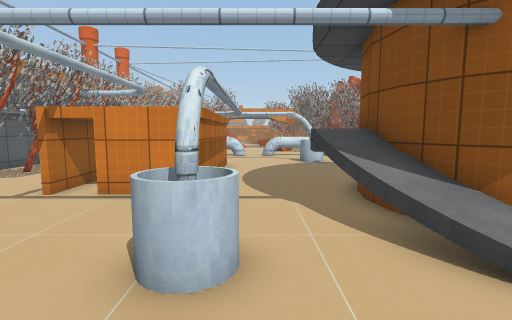
View 1 (above)

24 first-person views from a walk through a Unity game level. The camera is 1.5 m above the floor, tilts 6° down and sees 85° across. The floor is counted in squares, 1 m on a side. Each view is taken from the middle of a square. On the plan, view 1 faces up. The plan holds only what a view shows up to about 14 squares ahead; the rest is blank. The place goes on beyond the plan. The player is left out. Some animated figures are not drawn. Some surface patterns are stand-ins.

View 2
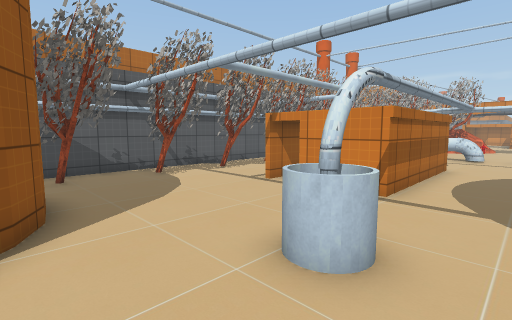

View 3
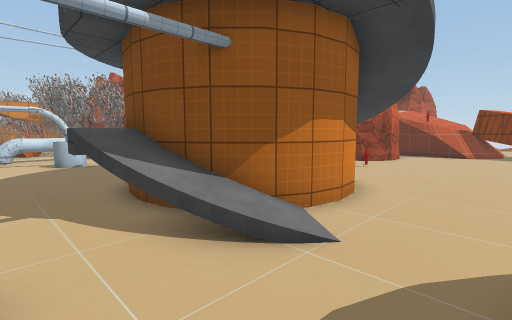

View 4
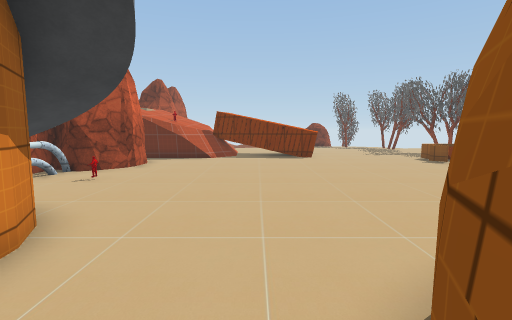

View 5
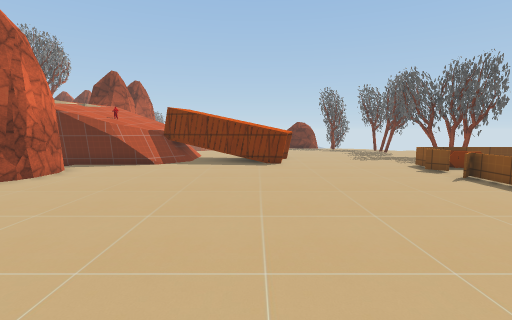

View 6
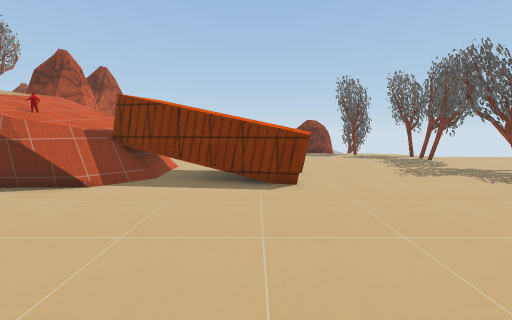

View 7
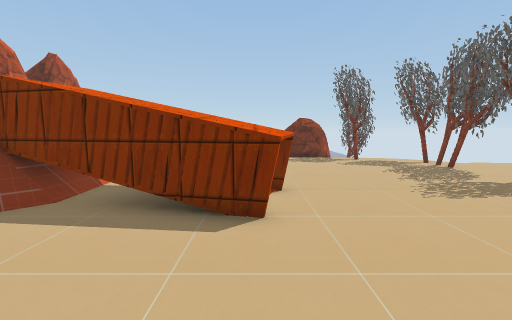

View 8
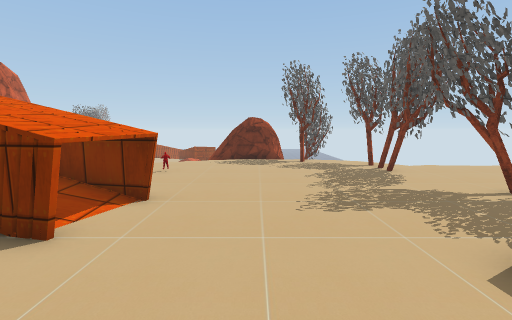

View 9
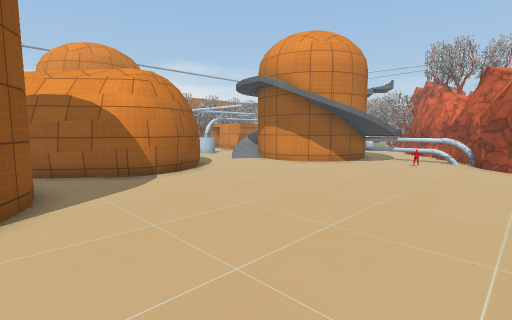

View 10
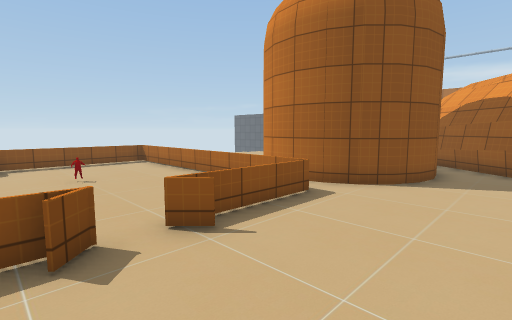

View 11
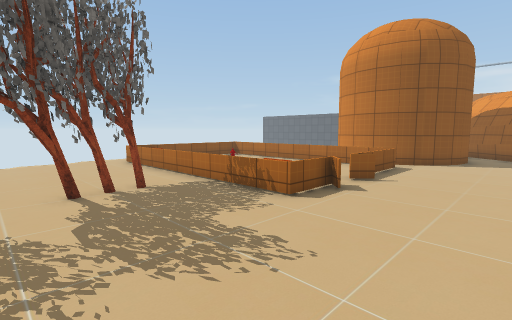

View 12
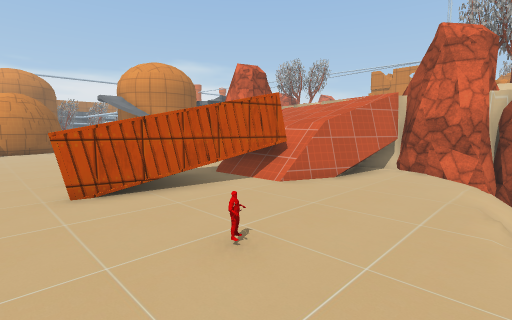

View 13
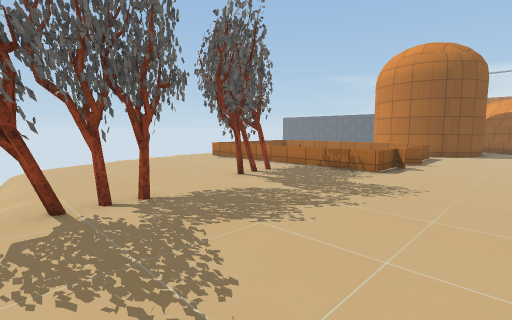

View 14
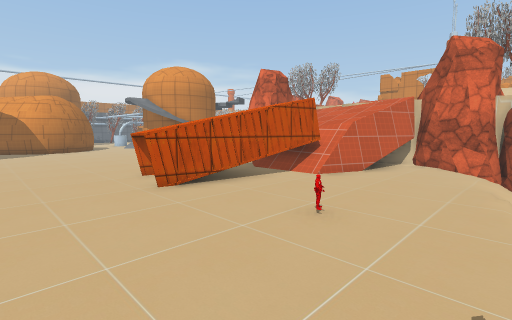

View 15
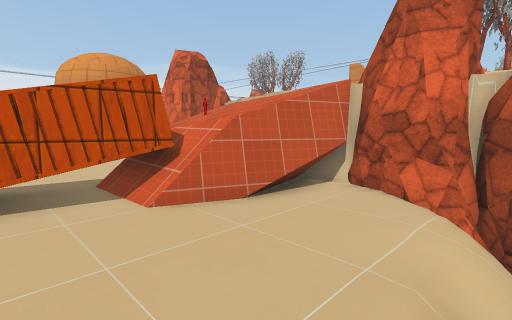

View 16
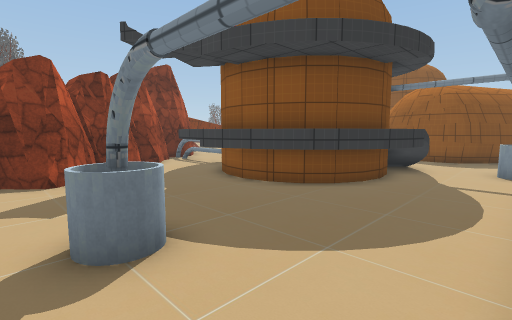

View 17
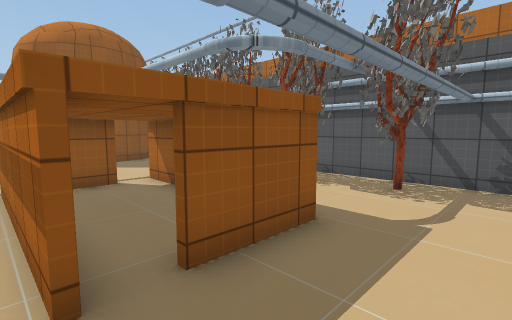

View 18
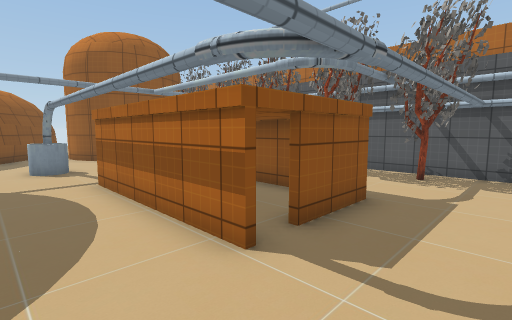

View 19
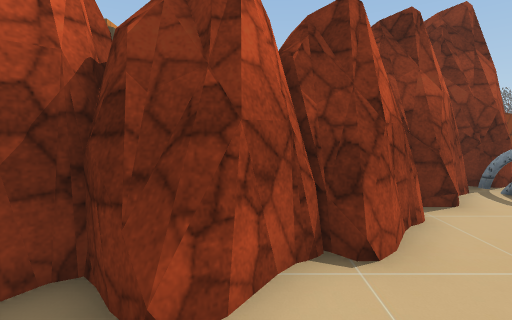

View 20
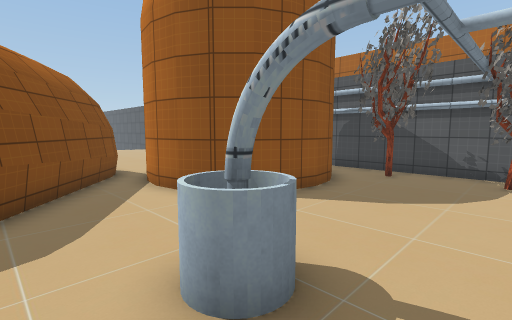

View 21
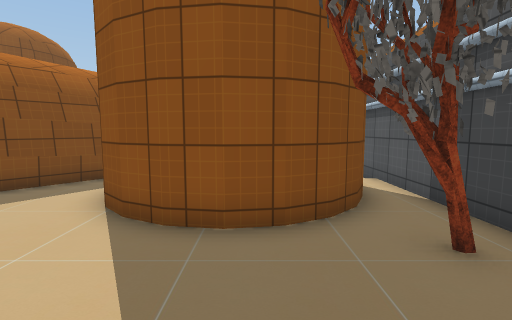

View 22
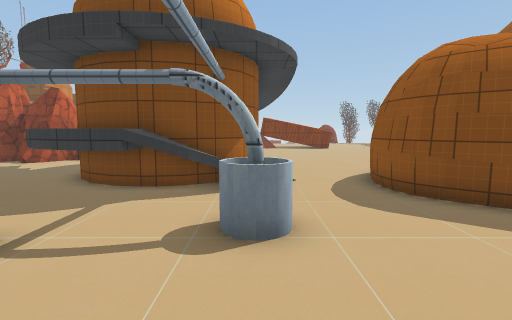

View 23
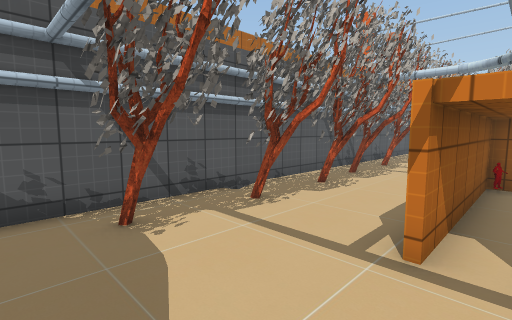

View 24
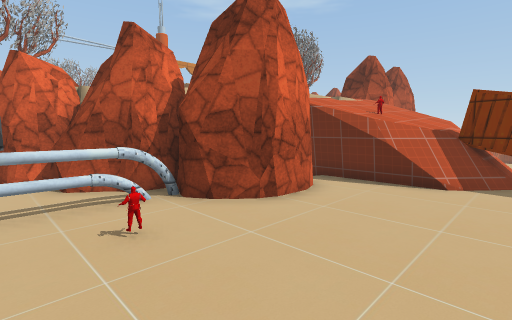

### Floor plan
Key: @ floor where view 1 was taken; # wall or solid block; x gap in a wall; . main floor; : floor 0.5 m higher than the main floor; + floor 1.5 m higher than the main floor; * floor 2 m higher than the main floor; % floor 3 m higher than the main floor; / step, stairs or slope; = window, fence, low wall or low ledge; v drop or lower ground; P pipe; T tree; R rock; C container; O other object.
Columns run from 10 left of view 1 to 28 right of it. Each row starts with its distance up from view 1.
 15 #.T................RR
 14 #...........OP....RRR               TT
 13 #.T..........O.....RR              TTT
 12 #.T..###.#.........RRRR
 11 #....#...#..........RRR%
 10 #.T..#...#....++  ...RRRR
  9 #....#...#... #### O..RRRR         RR
  8 #.T..#...#..###  #  ...RRR R      RRRRR
  7 #.T..#x###.###      +OPPRRRR//////RRRRR
  6 #..........##O    # +...RRRR#/////#RR R
  5 #.T.........#O    # *O...RR.#/O///#..//
  4 #.T.........O#O ###.........v////#..../
  3 #........PO./O/##...........=#///=..../
  2 #.T........../...............=CCC=....
  1 #.T.##........................CCC.....
  0 #..####...@...................CCC...../
 -1 #.##  ##...####..............C:C....../
 -2 #.     #..##  ##.............CCC.......
 -3 #.     #.##    ##............CCC...O...
 -4 #       .#     ##.............CC.......
 -5 #      .##     #.......................
 -6       ..      ##.......................
 -7       ..     ##........................
 -8       ..     #  ####...................
 -9                    ##====xx==..........
-10                     #=#....O=..........
-11                     #=  ... =.......TTT
-12                      = ...  =...T..TT./
-13                      = .... =.TT....../
-14                      = .....=........./
-15                      = ..O..=........./
-16                      = .....=.........v
-17                      = .....=.........
-18                      =     ==........
-19                       ===== ........
-20                              .vvv

Where each view was taken, in squares from view 1:
view 1: 0 up, 0 right, facing up
view 2: 0 up, 1 right, facing up-left
view 3: 0 up, 0 right, facing up-right
view 4: 0 up, 3 right, facing right
view 5: 2 down, 6 right, facing right
view 6: 2 down, 11 right, facing right
view 7: 3 down, 14 right, facing right
view 8: 6 down, 15 right, facing right
view 9: 8 down, 15 right, facing up-left
view 10: 5 down, 17 right, facing down-left
view 11: 5 down, 23 right, facing down-left
view 12: 5 down, 28 right, facing up-left
view 13: 5 down, 28 right, facing down-left
view 14: 7 down, 28 right, facing up-left
view 15: 1 down, 28 right, facing up-left
view 16: 15 up, 1 left, facing down-right
view 17: 15 up, 1 left, facing down-left
view 18: 15 up, 1 right, facing down-left
view 19: 13 up, 6 right, facing right
view 20: 5 up, 1 right, facing down-left
view 21: 5 up, 6 left, facing down
view 22: 3 up, 5 left, facing right
view 23: 3 up, 4 left, facing up-left
view 24: 1 up, 10 right, facing up-right
